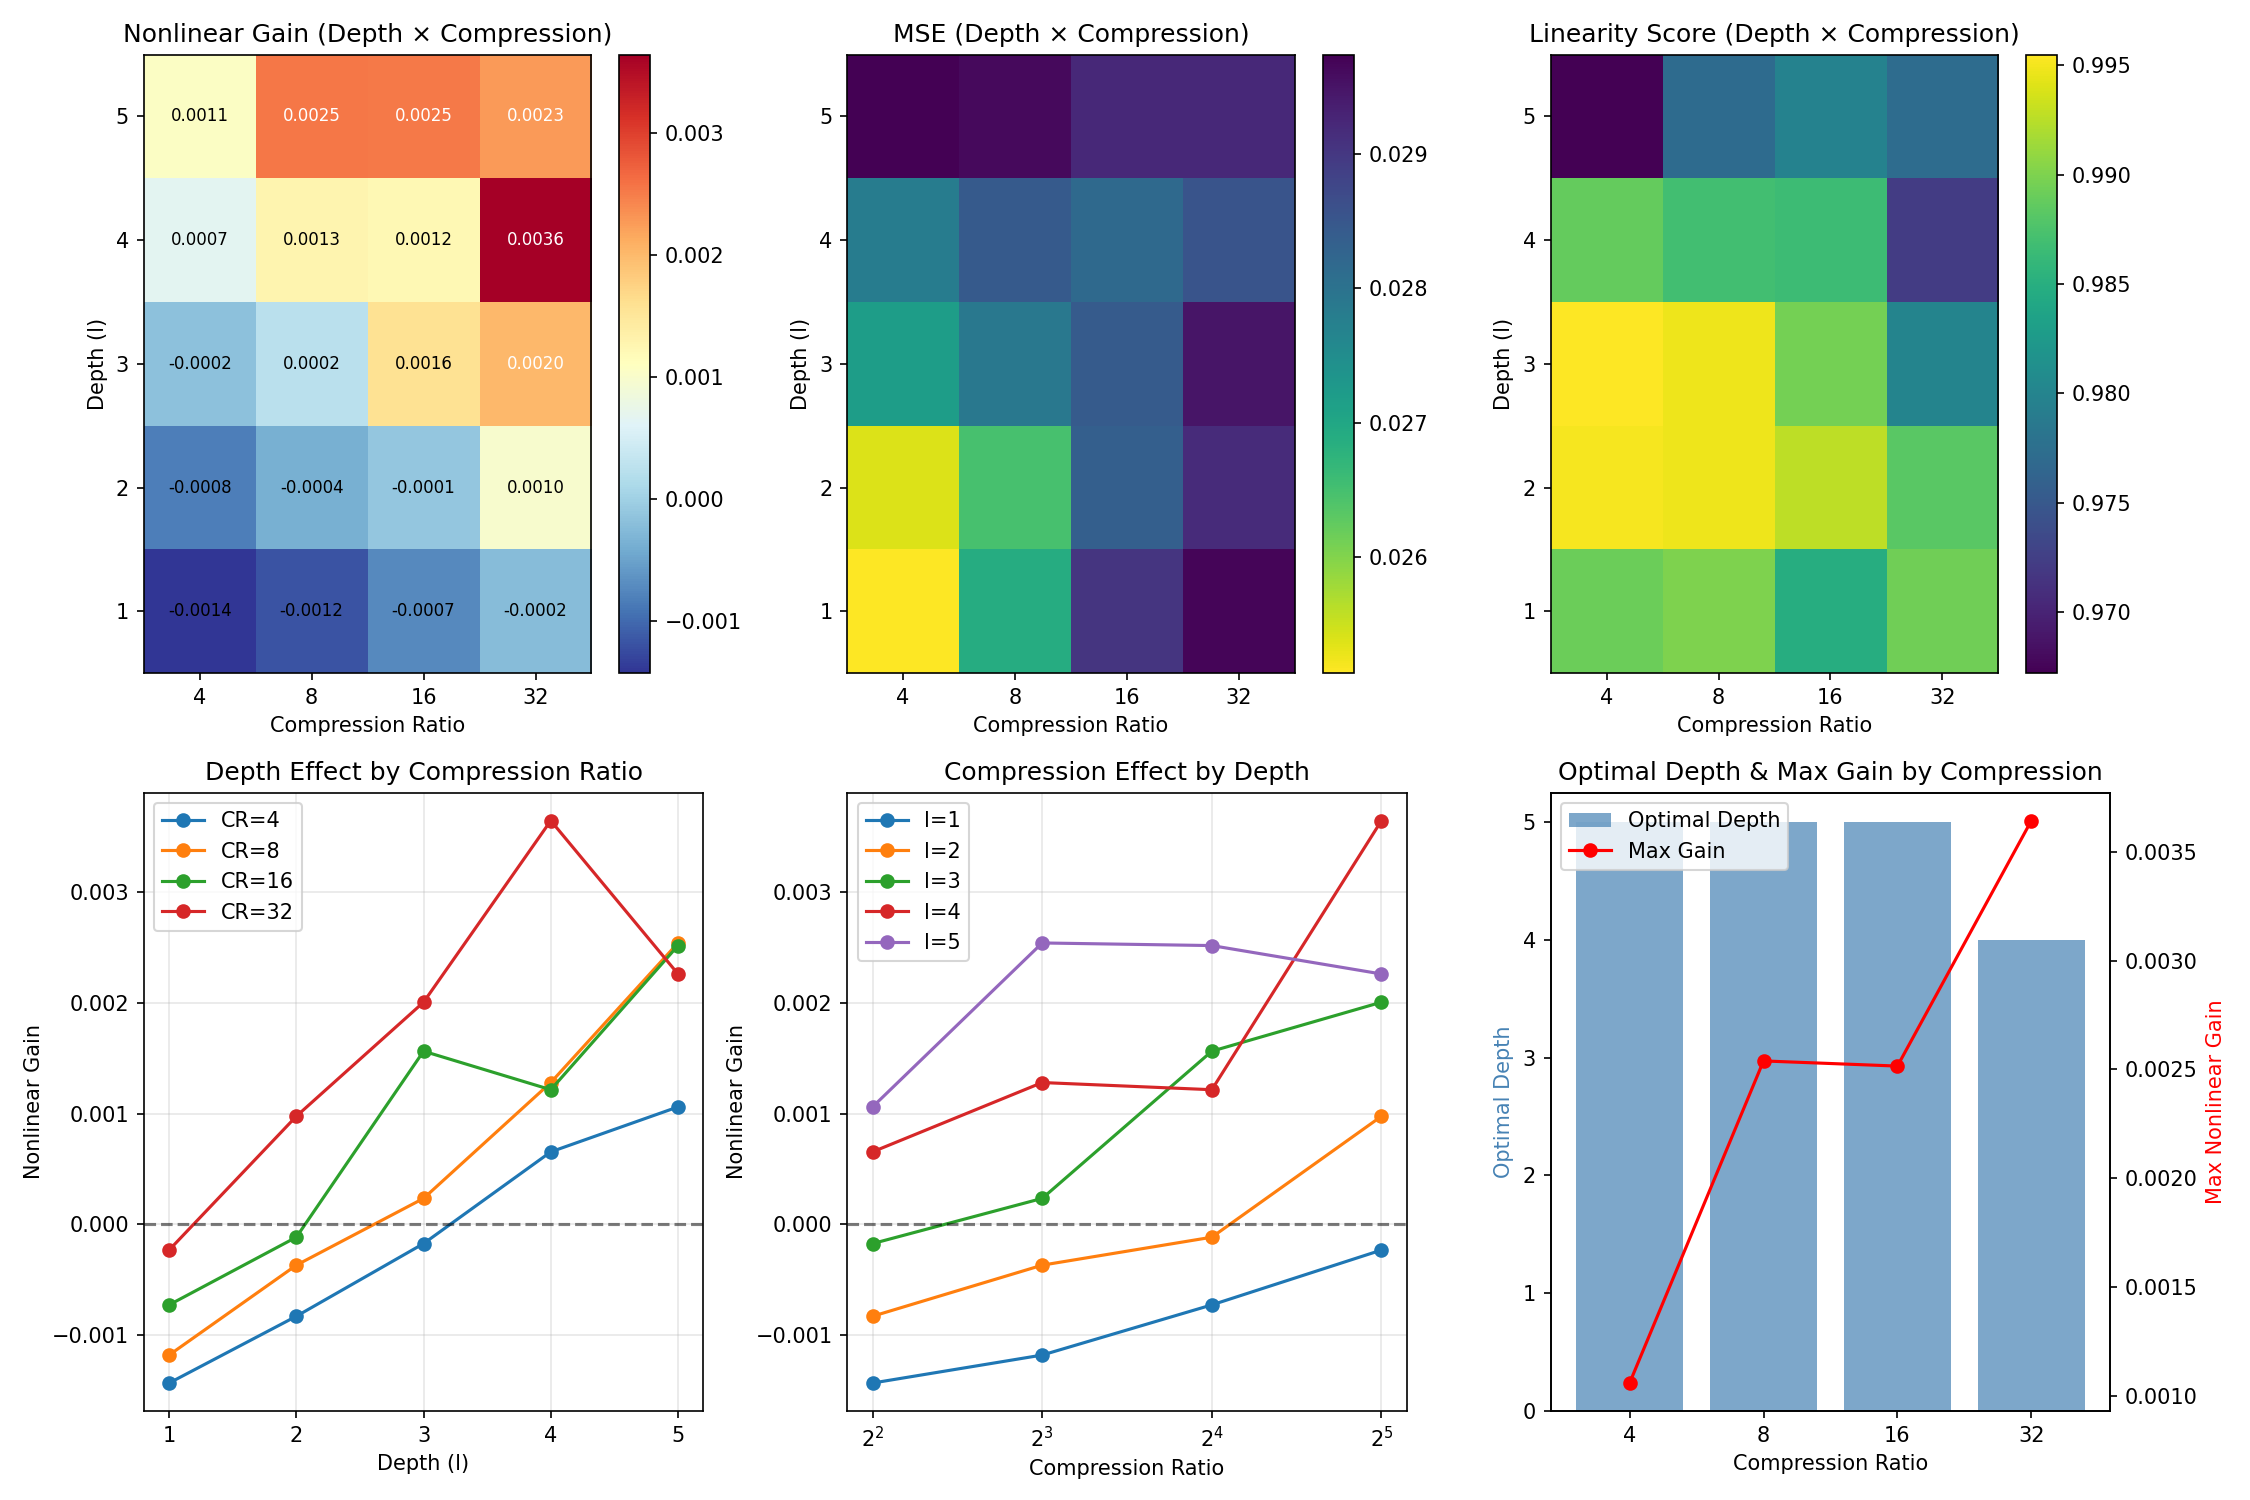

Write Python code to recreate this figure.
"""
Experiment 8: Depth × Compression Interaction

Key question: Does optimal depth depend on compression ratio?

Prior findings:
- Exp 2-3: Compression is the primary driver of nonlinear gain (r=0.833)
- Exp 6: Depth correlates strongly with nonlinear gain under scaled training (r=0.94)
- But: These were tested largely independently. Is there an interaction?

Hypotheses:
1. Higher compression may require MORE depth (more computation to achieve compression)
2. OR: Higher compression may need LESS depth (simpler transformation suffices)
3. There may be a "sweet spot" in the (depth, compression) plane

Design:
- Full factorial: l ∈ {1,2,3,4,5} × CR ∈ {4,8,16,32}
- Fixed n=64 for speed
- Scaled training: steps = base × l (deeper needs more training)
- Look for interaction effects in the depth-compression plane
"""

import torch
import torch.nn as nn
import torch.optim as optim
import numpy as np
import matplotlib.pyplot as plt
from tqdm import tqdm
import json
import os

device = torch.device('cuda' if torch.cuda.is_available() else 'cpu')
print(f"Using device: {device}")

OUTPUT_DIR = "/Users/williamcuozzo/Desktop/ai_projects/nonlinear_features/results_2026-02-26_2340/experiment_8"


class Autoencoder(nn.Module):
    def __init__(self, n: int, m: int, l: int, activation=nn.ReLU):
        super().__init__()
        self.n = n
        self.m = m
        self.l = l

        encoder_layers = []
        for i in range(l):
            encoder_layers.append(nn.Linear(n, n))
            encoder_layers.append(activation())
        encoder_layers.append(nn.Linear(n, m))
        self.encoder = nn.Sequential(*encoder_layers)

        decoder_layers = []
        decoder_layers.append(nn.Linear(m, n))
        decoder_layers.append(activation())
        for i in range(l - 1):
            decoder_layers.append(nn.Linear(n, n))
            decoder_layers.append(activation())
        if l > 0:
            decoder_layers.append(nn.Linear(n, n))
        self.decoder = nn.Sequential(*decoder_layers)

    def encode(self, x):
        return self.encoder(x)

    def decode(self, z):
        return self.decoder(z)

    def forward(self, x):
        z = self.encode(x)
        return self.decode(z), z


def generate_sparse_data(n_samples: int, n_features: int, sparsity: float = 0.1) -> torch.Tensor:
    mask = (torch.rand(n_samples, n_features) < sparsity).float()
    values = torch.rand(n_samples, n_features)
    return (mask * values).to(device)


def measure_encoding_linearity(model, n_samples=500, sparsity=0.1):
    """Measure linearity metrics for the encoder."""
    model.eval()

    with torch.no_grad():
        x = generate_sparse_data(n_samples, model.n, sparsity)
        z = model.encode(x)

        # Fit best linear approximation
        x_with_bias = torch.cat([x, torch.ones(n_samples, 1, device=device)], dim=1)
        W_linear = torch.linalg.lstsq(x_with_bias, z).solution
        z_linear = x_with_bias @ W_linear

        # Linearity score
        z_var = z.var(dim=0).sum()
        residual_var = (z - z_linear).var(dim=0).sum()
        linearity_score = 1 - (residual_var / (z_var + 1e-8)).item()

        # Reconstruction comparison
        x_recon_full, _ = model(x)
        x_recon_linear = model.decode(z_linear)

        mse_full = nn.functional.mse_loss(x_recon_full, x).item()
        mse_linear = nn.functional.mse_loss(x_recon_linear, x).item()
        nonlinear_gain = (mse_linear - mse_full) / (mse_linear + 1e-8)

    model.train()
    return {
        'linearity_score': linearity_score,
        'mse_full': mse_full,
        'mse_linear': mse_linear,
        'nonlinear_gain': nonlinear_gain
    }


def measure_latent_stats(model, n_samples=500, sparsity=0.1):
    """Measure latent space statistics."""
    model.eval()

    with torch.no_grad():
        x = generate_sparse_data(n_samples, model.n, sparsity)
        z = model.encode(x)

        variances = z.var(dim=0).cpu().numpy()
        total_var = variances.sum()
        top1_var = variances.max() / (total_var + 1e-8)

        eff_dim = (total_var ** 2) / ((variances ** 2).sum() + 1e-8)
        eff_dim_ratio = eff_dim / model.m

    model.train()
    return {
        'top1_var': top1_var,
        'eff_dim_ratio': eff_dim_ratio
    }


def train_model(model, n_steps, batch_size=256, sparsity=0.1, lr=1e-3):
    """Train model for n_steps."""
    optimizer = optim.Adam(model.parameters(), lr=lr)
    losses = []

    for step in range(n_steps):
        x = generate_sparse_data(batch_size, model.n, sparsity)
        optimizer.zero_grad()
        x_recon, z = model(x)
        loss = nn.functional.mse_loss(x_recon, x)
        loss.backward()
        optimizer.step()
        losses.append(loss.item())

    return np.mean(losses[-50:]) if len(losses) >= 50 else np.mean(losses)


def run_experiment():
    """Main experiment: full factorial depth × compression."""

    n = 64  # Fixed input dimension for speed
    depths = [1, 2, 3, 4, 5]
    compression_ratios = [4, 8, 16, 32]  # m = n / CR

    sparsity = 0.1
    base_steps = 100  # Scale with depth
    n_seeds = 2

    all_results = []

    print("=" * 60)
    print("Experiment 8: Depth × Compression Interaction")
    print("=" * 60)
    print(f"n = {n}")
    print(f"Depths: {depths}")
    print(f"Compression Ratios: {compression_ratios}")
    print(f"Base steps: {base_steps} (scaled by depth)")
    print(f"Seeds: {n_seeds}")
    print("=" * 60)

    total_configs = len(depths) * len(compression_ratios) * n_seeds
    pbar = tqdm(total=total_configs, desc="Running experiments")

    for l in depths:
        for cr in compression_ratios:
            m = n // cr
            # Scale training steps with depth (deeper networks need more training)
            n_steps = base_steps * (l + 1) // 2

            for seed in range(n_seeds):
                torch.manual_seed(42 + seed)
                np.random.seed(42 + seed)

                model = Autoencoder(n, m, l).to(device)
                n_params = sum(p.numel() for p in model.parameters())

                final_loss = train_model(model, n_steps, sparsity=sparsity)

                metrics = measure_encoding_linearity(model, sparsity=sparsity)
                latent_stats = measure_latent_stats(model, sparsity=sparsity)

                result = {
                    'n': n,
                    'm': m,
                    'l': l,
                    'compression_ratio': cr,
                    'seed': seed,
                    'n_params': n_params,
                    'n_steps': n_steps,
                    'final_loss': final_loss,
                    **metrics,
                    **latent_stats
                }
                all_results.append(result)
                pbar.update(1)

    pbar.close()
    return all_results


def analyze_and_plot(results):
    """Analyze results and create visualizations."""

    print("\n" + "=" * 60)
    print("ANALYSIS")
    print("=" * 60)

    # Convert to arrays for analysis
    depths = sorted(list(set(r['l'] for r in results)))
    crs = sorted(list(set(r['compression_ratio'] for r in results)))

    # Build heatmap data (average over seeds)
    gain_matrix = np.zeros((len(depths), len(crs)))
    mse_matrix = np.zeros((len(depths), len(crs)))
    linearity_matrix = np.zeros((len(depths), len(crs)))

    for i, l in enumerate(depths):
        for j, cr in enumerate(crs):
            subset = [r for r in results if r['l'] == l and r['compression_ratio'] == cr]
            gain_matrix[i, j] = np.mean([r['nonlinear_gain'] for r in subset])
            mse_matrix[i, j] = np.mean([r['mse_full'] for r in subset])
            linearity_matrix[i, j] = np.mean([r['linearity_score'] for r in subset])

    # Create visualizations
    fig, axes = plt.subplots(2, 3, figsize=(15, 10))

    # Plot 1: Nonlinear gain heatmap
    ax = axes[0, 0]
    im = ax.imshow(gain_matrix, aspect='auto', cmap='RdYlBu_r', origin='lower')
    ax.set_xticks(range(len(crs)))
    ax.set_xticklabels(crs)
    ax.set_yticks(range(len(depths)))
    ax.set_yticklabels(depths)
    ax.set_xlabel('Compression Ratio')
    ax.set_ylabel('Depth (l)')
    ax.set_title('Nonlinear Gain (Depth × Compression)')
    plt.colorbar(im, ax=ax)

    # Add values to heatmap
    for i in range(len(depths)):
        for j in range(len(crs)):
            val = gain_matrix[i, j]
            color = 'white' if abs(val) > np.max(np.abs(gain_matrix)) * 0.5 else 'black'
            ax.text(j, i, f'{val:.4f}', ha='center', va='center', color=color, fontsize=8)

    # Plot 2: MSE heatmap
    ax = axes[0, 1]
    im = ax.imshow(mse_matrix, aspect='auto', cmap='viridis_r', origin='lower')
    ax.set_xticks(range(len(crs)))
    ax.set_xticklabels(crs)
    ax.set_yticks(range(len(depths)))
    ax.set_yticklabels(depths)
    ax.set_xlabel('Compression Ratio')
    ax.set_ylabel('Depth (l)')
    ax.set_title('MSE (Depth × Compression)')
    plt.colorbar(im, ax=ax)

    # Plot 3: Linearity heatmap
    ax = axes[0, 2]
    im = ax.imshow(linearity_matrix, aspect='auto', cmap='viridis', origin='lower')
    ax.set_xticks(range(len(crs)))
    ax.set_xticklabels(crs)
    ax.set_yticks(range(len(depths)))
    ax.set_yticklabels(depths)
    ax.set_xlabel('Compression Ratio')
    ax.set_ylabel('Depth (l)')
    ax.set_title('Linearity Score (Depth × Compression)')
    plt.colorbar(im, ax=ax)

    # Plot 4: Nonlinear gain vs depth (by compression ratio)
    ax = axes[1, 0]
    for cr in crs:
        gains_by_depth = []
        for l in depths:
            subset = [r for r in results if r['l'] == l and r['compression_ratio'] == cr]
            gains_by_depth.append(np.mean([r['nonlinear_gain'] for r in subset]))
        ax.plot(depths, gains_by_depth, marker='o', label=f'CR={cr}')

    ax.set_xlabel('Depth (l)')
    ax.set_ylabel('Nonlinear Gain')
    ax.set_title('Depth Effect by Compression Ratio')
    ax.legend()
    ax.grid(True, alpha=0.3)
    ax.axhline(y=0, color='k', linestyle='--', alpha=0.5)

    # Plot 5: Nonlinear gain vs compression (by depth)
    ax = axes[1, 1]
    for l in depths:
        gains_by_cr = []
        for cr in crs:
            subset = [r for r in results if r['l'] == l and r['compression_ratio'] == cr]
            gains_by_cr.append(np.mean([r['nonlinear_gain'] for r in subset]))
        ax.plot(crs, gains_by_cr, marker='o', label=f'l={l}')

    ax.set_xlabel('Compression Ratio')
    ax.set_ylabel('Nonlinear Gain')
    ax.set_title('Compression Effect by Depth')
    ax.legend()
    ax.grid(True, alpha=0.3)
    ax.axhline(y=0, color='k', linestyle='--', alpha=0.5)
    ax.set_xscale('log', base=2)

    # Plot 6: Optimal depth for each compression ratio
    ax = axes[1, 2]
    optimal_depths = []
    max_gains = []
    for cr in crs:
        best_gain = -float('inf')
        best_depth = None
        for l in depths:
            subset = [r for r in results if r['l'] == l and r['compression_ratio'] == cr]
            avg_gain = np.mean([r['nonlinear_gain'] for r in subset])
            if avg_gain > best_gain:
                best_gain = avg_gain
                best_depth = l
        optimal_depths.append(best_depth)
        max_gains.append(best_gain)

    ax2 = ax.twinx()
    ax.bar(range(len(crs)), optimal_depths, alpha=0.7, color='steelblue', label='Optimal Depth')
    ax2.plot(range(len(crs)), max_gains, 'ro-', label='Max Gain')

    ax.set_xticks(range(len(crs)))
    ax.set_xticklabels(crs)
    ax.set_xlabel('Compression Ratio')
    ax.set_ylabel('Optimal Depth', color='steelblue')
    ax2.set_ylabel('Max Nonlinear Gain', color='red')
    ax.set_title('Optimal Depth & Max Gain by Compression')

    # Combined legend
    lines1, labels1 = ax.get_legend_handles_labels()
    lines2, labels2 = ax2.get_legend_handles_labels()
    ax.legend(lines1 + lines2, labels1 + labels2, loc='upper left')

    plt.tight_layout()
    plt.savefig(f'{OUTPUT_DIR}/depth_compression_interaction.png', dpi=150)
    plt.close()
    print(f"\nSaved plot to {OUTPUT_DIR}/depth_compression_interaction.png")

    # Compute statistics and interaction effects
    print("\n" + "=" * 60)
    print("KEY STATISTICS")
    print("=" * 60)

    # Main effects correlations
    gains = [r['nonlinear_gain'] for r in results]
    depth_vals = [r['l'] for r in results]
    cr_vals = [r['compression_ratio'] for r in results]
    log_cr_vals = [np.log2(r['compression_ratio']) for r in results]

    corr_depth_gain = np.corrcoef(depth_vals, gains)[0, 1]
    corr_cr_gain = np.corrcoef(cr_vals, gains)[0, 1]
    corr_logcr_gain = np.corrcoef(log_cr_vals, gains)[0, 1]

    print(f"  Depth vs Nonlinear Gain (r): {corr_depth_gain:.3f}")
    print(f"  Compression Ratio vs Nonlinear Gain (r): {corr_cr_gain:.3f}")
    print(f"  log2(CR) vs Nonlinear Gain (r): {corr_logcr_gain:.3f}")

    # Interaction: how does depth effect vary by compression?
    print("\n  DEPTH EFFECT BY COMPRESSION RATIO:")
    depth_effects_by_cr = {}
    for cr in crs:
        subset = [r for r in results if r['compression_ratio'] == cr]
        d = [r['l'] for r in subset]
        g = [r['nonlinear_gain'] for r in subset]
        if len(d) >= 4:
            corr = np.corrcoef(d, g)[0, 1]
            depth_effects_by_cr[cr] = corr
            print(f"    CR={cr}: depth-gain correlation = {corr:.3f}")

    # Interaction: how does compression effect vary by depth?
    print("\n  COMPRESSION EFFECT BY DEPTH:")
    cr_effects_by_depth = {}
    for l in depths:
        subset = [r for r in results if r['l'] == l]
        c = [np.log2(r['compression_ratio']) for r in subset]
        g = [r['nonlinear_gain'] for r in subset]
        if len(c) >= 4:
            corr = np.corrcoef(c, g)[0, 1]
            cr_effects_by_depth[l] = corr
            print(f"    l={l}: logCR-gain correlation = {corr:.3f}")

    # Best configuration
    best_result = max(results, key=lambda r: r['nonlinear_gain'])
    print(f"\n  BEST CONFIGURATION:")
    print(f"    l={best_result['l']}, CR={best_result['compression_ratio']}, m={best_result['m']}")
    print(f"    Nonlinear Gain: {best_result['nonlinear_gain']:.5f}")
    print(f"    MSE: {best_result['mse_full']:.5f}")

    # Check for interaction (does depth effect increase with compression?)
    if len(depth_effects_by_cr) >= 3:
        cr_list = list(depth_effects_by_cr.keys())
        effect_list = list(depth_effects_by_cr.values())
        interaction_corr = np.corrcoef(cr_list, effect_list)[0, 1]
        print(f"\n  INTERACTION (CR vs depth effect strength): {interaction_corr:.3f}")
        if interaction_corr > 0.3:
            print("    → Higher compression STRENGTHENS depth benefit")
        elif interaction_corr < -0.3:
            print("    → Higher compression WEAKENS depth benefit")
        else:
            print("    → Weak interaction (depth and compression effects largely independent)")

    # Summary table
    print("\n" + "=" * 60)
    print("SUMMARY TABLE (averaged over seeds)")
    print("=" * 60)
    print(f"{'l':>3} | {'CR':>3} | {'m':>3} | {'Gain':>9} | {'MSE':>7} | {'Linearity':>9}")
    print("-" * 50)

    for l in depths:
        for cr in crs:
            subset = [r for r in results if r['l'] == l and r['compression_ratio'] == cr]
            m = subset[0]['m']
            avg_gain = np.mean([r['nonlinear_gain'] for r in subset])
            avg_mse = np.mean([r['mse_full'] for r in subset])
            avg_lin = np.mean([r['linearity_score'] for r in subset])
            print(f"{l:>3} | {cr:>3} | {m:>3} | {avg_gain:>9.5f} | {avg_mse:>7.5f} | {avg_lin:>9.4f}")

    # Save results
    def make_serializable(obj):
        if isinstance(obj, (np.floating, np.float32, np.float64)):
            return float(obj)
        elif isinstance(obj, (np.integer, np.int32, np.int64)):
            return int(obj)
        elif isinstance(obj, dict):
            return {k: make_serializable(v) for k, v in obj.items()}
        elif isinstance(obj, list):
            return [make_serializable(v) for v in obj]
        return obj

    stats = {
        'corr_depth_gain': corr_depth_gain,
        'corr_cr_gain': corr_cr_gain,
        'corr_logcr_gain': corr_logcr_gain,
        'depth_effects_by_cr': depth_effects_by_cr,
        'cr_effects_by_depth': cr_effects_by_depth,
        'best_config': {
            'l': best_result['l'],
            'cr': best_result['compression_ratio'],
            'm': best_result['m'],
            'nonlinear_gain': best_result['nonlinear_gain']
        },
        'optimal_depths_by_cr': dict(zip(crs, optimal_depths)),
        'max_gains_by_cr': dict(zip(crs, max_gains))
    }

    serializable_results = make_serializable(results)
    serializable_stats = make_serializable(stats)

    with open(f'{OUTPUT_DIR}/results.json', 'w') as f:
        json.dump({
            'results': serializable_results,
            'stats': serializable_stats
        }, f, indent=2)
    print(f"\nSaved results to {OUTPUT_DIR}/results.json")

    return stats


if __name__ == "__main__":
    results = run_experiment()
    stats = analyze_and_plot(results)
